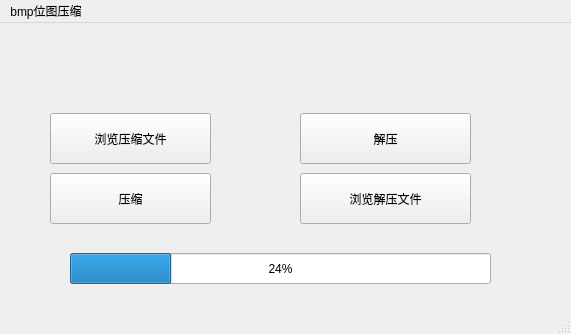
<?xml version="1.0" encoding="UTF-8"?>
<ui version="4.0">
 <class>MainWindow</class>
 <widget class="QMainWindow" name="MainWindow">
  <property name="geometry">
   <rect>
    <x>0</x>
    <y>0</y>
    <width>571</width>
    <height>334</height>
   </rect>
  </property>
  <property name="windowTitle">
   <string>MainWindow</string>
  </property>
  <widget class="QWidget" name="centralwidget">
   <widget class="QPushButton" name="searchBtn">
    <property name="geometry">
     <rect>
      <x>50</x>
      <y>90</y>
      <width>161</width>
      <height>51</height>
     </rect>
    </property>
    <property name="text">
     <string>浏览压缩文件</string>
    </property>
   </widget>
   <widget class="QPushButton" name="cpsBtn">
    <property name="geometry">
     <rect>
      <x>50</x>
      <y>150</y>
      <width>161</width>
      <height>51</height>
     </rect>
    </property>
    <property name="text">
     <string>压缩</string>
    </property>
   </widget>
   <widget class="QPushButton" name="uncpsBtn">
    <property name="geometry">
     <rect>
      <x>300</x>
      <y>90</y>
      <width>171</width>
      <height>51</height>
     </rect>
    </property>
    <property name="text">
     <string>解压</string>
    </property>
   </widget>
   <widget class="QTextEdit" name="path">
    <property name="geometry">
     <rect>
      <x>70</x>
      <y>930</y>
      <width>131</width>
      <height>31</height>
     </rect>
    </property>
   </widget>
   <widget class="QPushButton" name="sucpsBtn">
    <property name="geometry">
     <rect>
      <x>300</x>
      <y>150</y>
      <width>171</width>
      <height>51</height>
     </rect>
    </property>
    <property name="text">
     <string>浏览解压文件</string>
    </property>
   </widget>
   <widget class="QTextEdit" name="upath">
    <property name="geometry">
     <rect>
      <x>350</x>
      <y>930</y>
      <width>131</width>
      <height>31</height>
     </rect>
    </property>
   </widget>
   <widget class="QProgressBar" name="progressBar">
    <property name="geometry">
     <rect>
      <x>70</x>
      <y>230</y>
      <width>421</width>
      <height>31</height>
     </rect>
    </property>
    <property name="value">
     <number>24</number>
    </property>
   </widget>
  </widget>
  <widget class="QMenuBar" name="menubar">
   <property name="geometry">
    <rect>
     <x>0</x>
     <y>0</y>
     <width>571</width>
     <height>22</height>
    </rect>
   </property>
   <widget class="QMenu" name="menubmp">
    <property name="title">
     <string>bmp位图压缩</string>
    </property>
    <addaction name="separator"/>
   </widget>
   <addaction name="menubmp"/>
  </widget>
  <widget class="QStatusBar" name="statusbar"/>
 </widget>
 <resources/>
 <connections/>
</ui>
